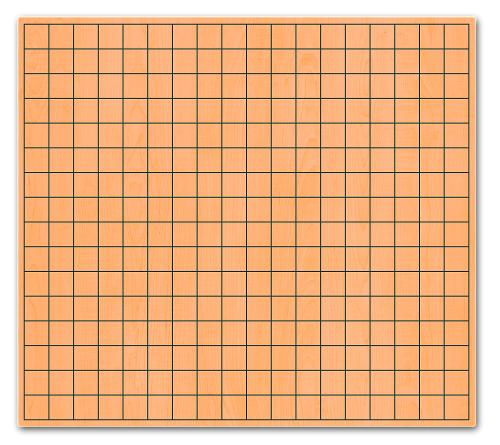
#> input picture pic/weiqi.jpeg, 500 x 445 px
$ jupyter execute findchessboard.ipynb
#> lines starting #> are read from the running program, lines starting #| are printed output that depends on the picture; after the words box and inside, x2 and y2 are one past the last pixel; in counts of white or black regions, pixels touching at a corner belong together
# Hello, _nbpresent_!

[cell 1]
import nbpresent
nbpresent.__version__

【知识目标】
1. 灰度处理
2. 腐蚀，膨胀
3. 阈值处理
4. 边缘检测
5. 霍夫直线检测

【项目描述】

完成五子棋对弈，第一步首先要识别出棋盘，通过图像处理解析图像，利用霍夫变换的直线检测画出实际棋盘。

要识别的图像如下图：

【识别棋盘思路】

1. 读取图片
2. 灰度处理
3. 阈值处理成黑白图
4. 使用膨胀和腐蚀去除干扰的无关边和噪声
5. 边缘检测
6. 霍夫变换识别直线
7. 绘制直线

[cell 2]
import cv2

[cell 3]
import numpy as np

[cell 4]
import copy

[cell 5]
from matplotlib import pyplot as plt

读取图像OpenCV提供了方法cv2.imread来读取图像，该方法支持各种静态图像格式。该方法的语法格为：

    retval=cv2.imread(filename[,flags])

* retval 是返回值，其值就是读取到的图像，如果没有读取到图像，则返回“None”。
* filename表示要读取的图像名字。
* flags是读取标志。没有特殊要求可以不赋值，默认读取出的格式是BGR格式。

[cell 6]
imagechessbord = cv2.imread("./pic/weiqi.jpeg")
#> imagechessbord is the input picture: shape (445, 500, 3); mean B, G, R 135.7, 180.2, 234.6

[cell 7]
gray = cv2.cvtColor(imagechessbord, cv2.COLOR_BGR2GRAY)
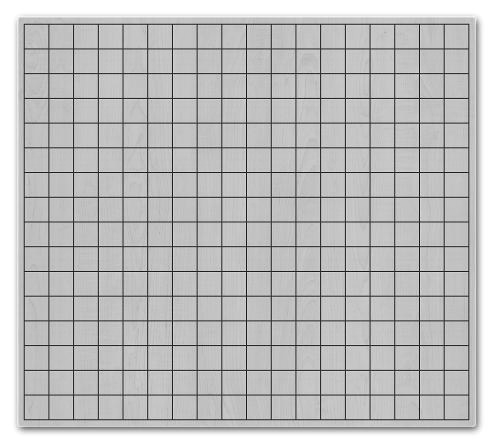
#> gray: shape (445, 500); min 2, max 255, mean 191.4

使用cv2.threshold（）方法进行阈值化处理，该函数的语法格式为：

    retval,dst=cv2.threshold（src,thresh,maxval,type）

* retval代表返回的阈值
* dst代表阈值分割结果图像，与原始图像具有相同的大小和类型。
* src代表要进行阈值分割的图像，可以是多通道的，8位或32位浮点型数值。
* thresh代表要设定的阈值
* maxval代表当type参数为THRESH_BINARY或者THRESH_BINARY_INV类型时，需要设定的最大值。

[cell 8]
ret, thresh1 = cv2.threshold(gray, 127, 255, cv2.THRESH_BINARY_INV)
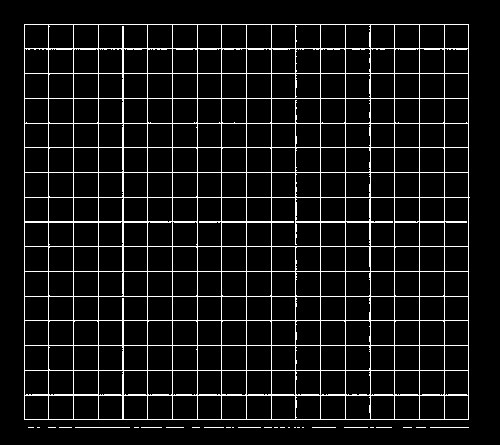
#> thresh1: shape (445, 500); 7.6% white in thin lines or dots, all inside (x1, y1, x2, y2) = (24, 24, 470, 428)

定义3\*3卷积核

[cell 9]
kernel = np.ones((3, 3), np.uint8)

使用方法cv2.dilate（）实现对图像的膨胀操作，该函数的语法结构为,参数与腐蚀相同：

    dst=cv2.dilate（src,kernel[,anchor[,iterations[,borderType[,borderValue]]]]）

[cell 10]
edged = cv2.dilate(thresh1, kernel)
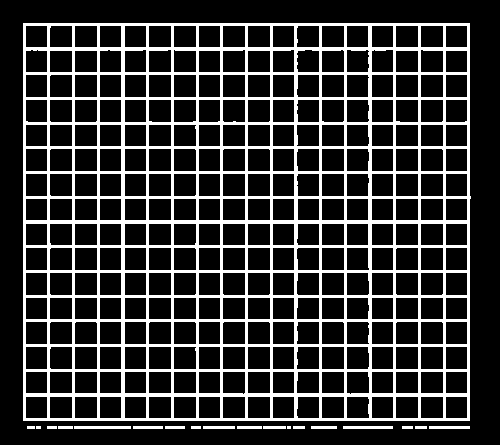
#> edged: shape (445, 500); 20.6% white; 19 white regions (2 under 20 px), largest, box (x1, y1, x2, y2) and area: (23, 23, 471, 421) 44555, (74, 426, 131, 429) 171, (343, 426, 393, 429) 150

使用方法cv2.erode（）实现腐蚀操作，其语法格式为：

    dst=cv2.erode（src,kernel[,anchor[,iterations[,borderType[,borderValue]]]]）

* dst是腐蚀后所输出的目标图像，该图像和原始图像具有同样的类型和大小
* src 是需要进行腐蚀的原始图像，图像的通道数可以是任意的。
* kernel 代表腐蚀操作时所采用的结构类型。它可以自定义生成，也可以通过函数cv2.getStructuringElement（）生成。
* anchor代表element结构中锚点的位置。该值默认为（-1,-1），在核的中心位置。
* iterations是腐蚀操作迭代的次数，该值默认为1，即只进行一次腐蚀操作。
* borderType代表边界样式，一般采用其默认值BORDER_CONSTANT。
* borderValue 是边界值，一般采用默认值。

[cell 11]
edged = cv2.erode(edged, kernel)

[cell 12]
edged = cv2.Canny(edged, 50, 150)
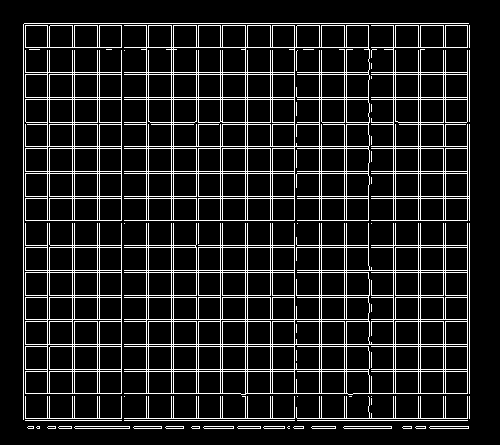
#> edged: shape (445, 500); 12.3% white in thin lines or dots, all inside (x1, y1, x2, y2) = (23, 23, 470, 429)

在pc上时，通常使用opencv的方法显示图像使用cv2.imshow()方法，该方法的语法格式为：

    None = cv2.imshow(winname,mat)

* winname为窗口名称
* mat为要显示的图像

由于需要在网页上显示所以需要使用到matplotlib库，显示图像也是使用imshow方法，和opencv的方法一样，传入图像对象就可以。

[cell 13]
#cv2.imshow('Edges', edged)
plt.figure(figsize=(10,10))
plt.imshow(edged,cmap='gray')

使用方法cv2.HoughLinesP（）实现直线检测，该函数的语法结构为：

    lines=cv2.HoughLinesP(image,rho,theta,threshold,minLineLength,maxLineGap)

* image为输入的图像
* rho为以像素为单位的距离ρ的精度，通常情况使用精度1
* theta是角度θ的精度，一般情况下使用精度π/180，表示要搜索所有可能的角度。
* threshold是阈值。该值越小，判定出的直线就越多。
* minLineLength为接受直线的最小长度值，默认为0。
* maxLineGap为两点最大间隔。默认为0。
* lines是返回值为numpy.ndarray类型的元素构成，但不是直线的ρ和θ，而是两个直线点的坐标位置。

[cell 14]
lines  =  cv2.HoughLinesP(edged,1,np.pi/180,1,minLineLength=160,maxLineGap=15)
#> lines = 68 rows, first 6: [344, 428, 344, 23], [445, 428, 445, 23], [467, 428, 467, 23], [49, 428, 49, 23], [319, 428, 319, 23], [369, 428, 369, 266]

[cell 15]
image_result = np.ones(imagechessbord.shape)

画线OpenCV提供了方法cv2.line()用来绘制直线，该方法的语法格式为：

    img = cv2.line(img,pt1,pt2,color[,thickness[,lineType]])

* img 其值就是要绘制的图像载体，也可以成为画板
* pt1表示线段的第一个点，起点。
* pt2表示线段的第二个点，终点。
* color表示绘制形状的颜色。通常使用BGR模型表示。
* thickness表示线宽
* lineType 表示线条类型。通常使用默认即可。

[cell 16]
for  line  in  lines:
    x1, y1, x2, y2 = line[0]
    cv2.line(imagechessbord,(x1,y1),(x2,y2),(255,0,255),1)
#> this loop made 68 passes
#> (x1, y1, x2, y2) on passes 1 to 12: (344, 428, 344, 23), (445, 428, 445, 23), (467, 428, 467, 23), (49, 428, 49, 23), (319, 428, 319, 23), (369, 428, 369, 266), (346, 428, 346, 23), (418, 428, 418, 23), (443, 428, 443, 23), (23, 419, 23, 24), (247, 428, 247, 23), (173, 428, 173, 23)
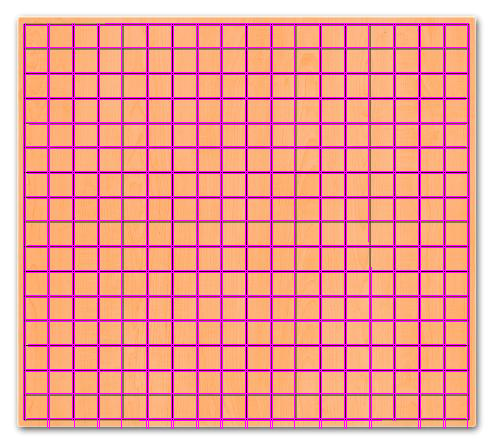
#> imagechessbord: shape (445, 500, 3); 12.01% of pixels changed, all inside (x1, y1, x2, y2) = (23, 23, 470, 429)

[cell 17]
#cv2.imshow('Result', imagechessbord)
plt.imshow(edged,cmap='gray')

在opencv中需要使用等待按键功能来判断是否结束程序，使用cv2.waitKey()方法，当用户按下键盘后，该语句会被执行，并获取返回值。该方法的语法格式为：

    retval = cv2.waitKey([delay])

* retval 是返回值。如果没有按键被按下，则返回-1，如果有按键被按下，则返回按键的ASCII码。
* delay表示等待的时间，单位为毫秒，如果为-1或0比欧式无限等待，默认为0。

[cell 18]
#cv2.waitKey()

在结束程序后需要释放资源，则使用cv2.destroyAllWindows()方法用来释放指定窗口，该方法的语法格式为：

    None = cv2.destroyAllWindows(winname)

*  winname为窗口名称

[cell 19]
#cv2.destroyAllWindows()
#在网页里不用使用如上两个方法

[cell 20]
def showresult(newlinex,newliney,imagechessbord):
    #看效果
    image_result = np.ones(imagechessbord.shape)
    countx = len(newlinex)
    county = len(newliney)
    for i in range(0, countx):
        x1, y1, x2, y2 = newlinex[i]
        cv2.line(image_result, (x1, y1), (x2, y2), (255, 0, 255), 1)

    for i in range(0, county):
        x1, y1, x2, y2 = newliney[i]
        cv2.line(image_result, (x1, y1), (x2, y2), (255, 0, 255), 1)
    #cv2.imshow('Result', image_result)
    #cv2.waitKey()
    #cv2.destroyAllWindows()
    plt.figure(figsize=(10,10))
    plt.imshow(image_result, cmap='gray')

通过最后的效果图可以看出实际识别出来的直线多，并且有些直线没有贯穿整个棋盘，所以还需要把多余的线处理掉，修复过短的直线。

定义保存交点数组，行和列线的数组，使用HoughLinesP识别直线

[cell 21]
crossArr = []
linesx = []
linesy = []

lines = cv2.HoughLinesP(edged, 1, np.pi / 180, 1, minLineLength=160, maxLineGap=15)

根据识别的直线列表，分别保存行和列线

[cell 22]
# 提取出行和列
for line in lines:
    x1, y1, x2, y2 = line[0]
    if x1 == x2:
        linesy.append(line[0])

    elif y1 == y2:
        linesx.append(line[0])
#> after the loop, linesx = 31 items, first 6: [26, 47, 466, 47], [26, 72, 466, 72], [27, 196, 468, 196], [27, 247, 466, 247], [27, 173, 466, 173], [26, 297, 466, 297]; linesy = 37 items, first 6: [344, 428, 344, 23], [445, 428, 445, 23], [467, 428, 467, 23], [49, 428, 49, 23], [319, 428, 319, 23], [369, 428, 369, 266]

[cell 23]
print("row:",linesx)
#> (printed output is left out)
print("column:",linesy)
#> (printed output is left out)

把行列表根据坐标从左到右排序，采用冒泡排序方式坐标值小的在前，大的在后，为了后续计算交点

[cell 24]
# 行和列进行排序
countx = len(linesx)
#> countx = 31

for i in range(countx):  # type: int
    for j in range(0, countx - i - 1):
        if linesx[j][1] > linesx[j + 1][1]:
            linesx[j], linesx[j + 1] = linesx[j + 1], linesx[j]
#> after the loop, linesx = 31 items, first 6: [105, 23, 468, 23], [26, 25, 466, 25], [26, 47, 466, 47], [26, 72, 466, 72], [26, 74, 466, 74], [26, 97, 465, 97]

firstypos = linesx[0][1]#保存第一条行线的y值
#> firstypos = 23
finalypos = linesx[countx - 1][1]#保存最后一条行线的y值
#> finalypos = 420

county = len(linesy)
#> county = 37

for i in range(county):
    for j in range(0, county - i - 1):
        if linesy[j][0] > linesy[j + 1][0]:
            linesy[j], linesy[j + 1] = linesy[j + 1], linesy[j]
#> after the loop, linesy = 37 items, first 6: [23, 419, 23, 24], [25, 420, 25, 23], [47, 427, 47, 23], [49, 428, 49, 23], [72, 420, 72, 23], [74, 427, 74, 23]

firstxpos = linesy[0][0]#保存第一条列线的x值
#> firstxpos = 23
finalxpos = linesy[county - 1][0]#保存最后一条列线的x值
#> finalxpos = 469

[cell 25]
print("sorted row:",linesx)
#> (printed output is left out)
print("sorted column:",linesy)
#> (printed output is left out)

因为有邻近的线，所以需要去掉一个只保留一条线作为棋盘线，根据图像大概两条间距会小于5像素，所以相邻的两条线如果间距小于5像素，就保留前一条，也可以保留后一条。如果相邻的两条线间距大于5，再判断后一条线与相邻线的间距，如果后一条线的间距大于5就保留相邻线，否则抛弃。

[cell 26]
newlinex = []
index = 0
loop = 3
count = len(linesx)
#> count = 31

while index <= count - 1:
    newlinex.append(linesx[index])
    if linesx[index + 1][1] - linesx[index][1] <= 5:
        index += 2
    else:
        index += 1
    if index + 1 == count:  # 如果是前一条边是倒数第2条边或第3条边的情况不会漏掉最后一条边
        newlinex.append(linesx[index])
    if index + 1 >= count:
        if loop > 0:
            index = 0
            loop -= 1
            linesx = copy.deepcopy(newlinex)
            newlinex = []
            count = len(linesx)
        else:
            break
#> this loop made 65 passes
#> loop on passes 17, 33, 49: 2, 1, 0
#> after the loop, count = 17; index = 16; linesx = 17 items, first 6: [105, 23, 468, 23], [26, 47, 466, 47], [26, 72, 466, 72], [26, 97, 465, 97], [26, 122, 466, 122], [26, 146, 465, 146]; loop = 0; newlinex has the same summary as linesx

newliney = []
count = len(linesy)
#> count = 37
index = 0
loop = 3
while index <= count - 1:
    newliney.append(linesy[index])
    if linesy[index + 1][0] - linesy[index][0] <= 5:
        index += 2
    else:
        index += 1
    if index + 1 == count:  # 如果是前一条边是倒数第2条边或第3条边的情况不会漏掉最后一条边
        newliney.append(linesy[index])
    if index + 1 >= count:
        if loop > 0:
            index = 0
            loop -= 1
            linesy = copy.deepcopy(newliney)
            newliney = []
            count = len(linesy)
        else:
            break
#> this loop made 74 passes
#> (loop, count) on passes 20, 38, 56: (2, 20), (1, 19), (0, 19)
#> after the loop, count = 19; index = 18; linesy = 19 items, first 6: [23, 419, 23, 24], [47, 427, 47, 23], [72, 420, 72, 23], [97, 428, 97, 23], [121, 428, 121, 23], [146, 428, 146, 23]; loop = 0; newliney has the same summary as linesy

[cell 27]
#看效果
showresult(newlinex,newliney,imagechessbord)
#> in showresult, `countx = len(newlinex)`: countx = 17
#> in showresult, `county = len(newliney)`: county = 19
#> the loop in showresult, `for i in range(0, countx):` made 17 passes
#> after the loop in showresult, `for i in range(0, countx):`:
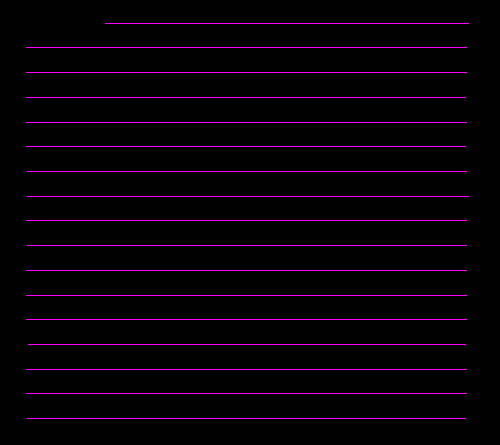
#> image_result: shape (445, 500, 3) float64; mean of channels 0, 1, 2 9.5, 1, 9.5; drawn as B, G, R
#> after the loop in showresult, `for i in range(0, county):`:
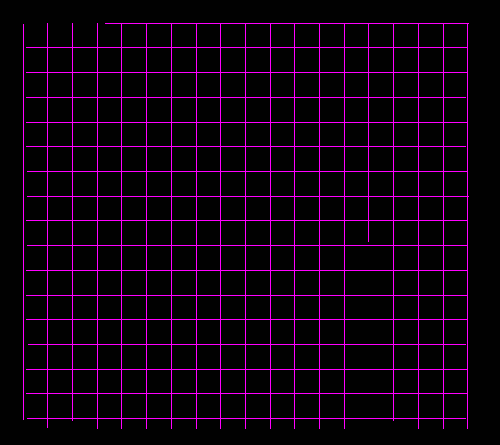
#> image_result: shape (445, 500, 3) float64; 3.24% of pixels changed, all inside (x1, y1, x2, y2) = (23, 23, 468, 429); drawn as B, G, R

通过效果可以看到有线线段很短，没有闭合。所以还需要检查去除多余的线并延长过短的线段

[cell 28]
# 根据长度和宽度，延长过短的线段
countx = len(newlinex)
for i in range(0, countx):
    x1, y1, x2, y2 = newlinex[i]
    # if( abs(x1 -x2) < finalXPos - firstXPos):
    newlinex[i][0] = firstxpos#修改第一个点的x轴值x1
    newlinex[i][2] = finalxpos#修改最后一个点的x轴值x2

county = len(newliney)
for i in range(0, county):
    x1, y1, x2, y2 = newliney[i]
    # if( abs(y1 -y2) < finalYPos - firstYPos):
    newliney[i][1] = firstypos#修改第一个点的y轴值y1
    newliney[i][3] = finalypos#修改最后一个点的y轴值y2

[cell 29]
#看效果
showresult(newlinex,newliney,imagechessbord)
#> after the loop in showresult (call 2), `for i in range(0, county):`:
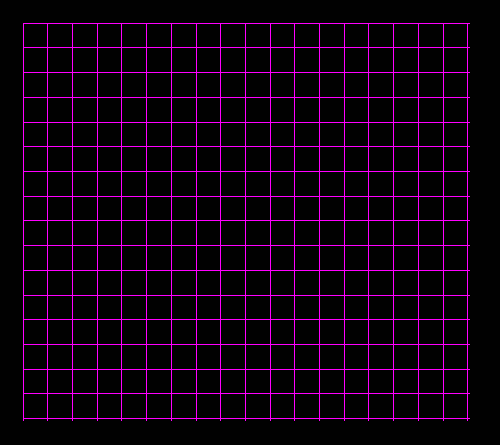
#> image_result: shape (445, 500, 3) float64; mean of channels 0, 1, 2 17.9, 0.9, 17.9; drawn as B, G, R
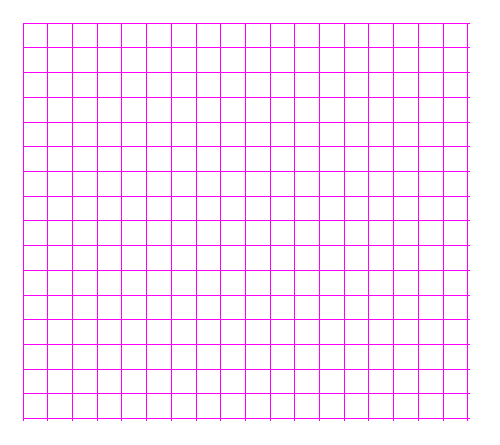
#> shown: shape (445, 500, 3) float64; mean R, G, B 1, 0.933, 1

[cell 30]
#根据线段的坐标计算所有交点并保存在变量crossArr中
for i in range(0, countx):
    temparr = []
    for j in range(0, county):
        temparr.append((newliney[j][0], newlinex[i][1]))
    # cv2.circle(imageResult,(newLineY[j][0],newLineX[i][1]),2,(0,0,255),1)
    crossArr.append(temparr)

[cell 31]
# 根据行的最后一个坐标和列的最后一个坐标，确定行和列的终点。
finalxpos = crossArr[0][county - 1][0]
finalypos = crossArr[countx - 1][0][1]

# 更新把最后行交点和最后一列的交点做为棋盘的终线
countx = len(newlinex)
for i in range(0, countx):
    x1, y1, x2, y2 = newlinex[i]
    # if( abs(x1 -x2) < finalXPos - firstXPos):
    newlinex[i][0] = firstxpos
    newlinex[i][2] = finalxpos

county = len(newliney)
for i in range(0, county):
    x1, y1, x2, y2 = newliney[i]
    # if( abs(y1 -y2) < finalYPos - firstYPos):
    newliney[i][1] = firstypos
    newliney[i][3] = finalypos

[cell 32]
#看效果
showresult(newlinex,newliney,imagechessbord)
#> after the loop in showresult (call 3), `for i in range(0, county):`:
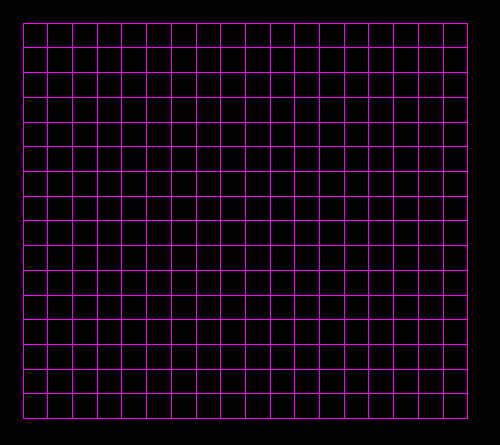
#> image_result: shape (445, 500, 3) float64; mean of channels 0, 1, 2 17.9, 0.9, 17.9; drawn as B, G, R

$ run again, with pic/sigmoidprime.jpeg copied over pic/weiqi.jpeg
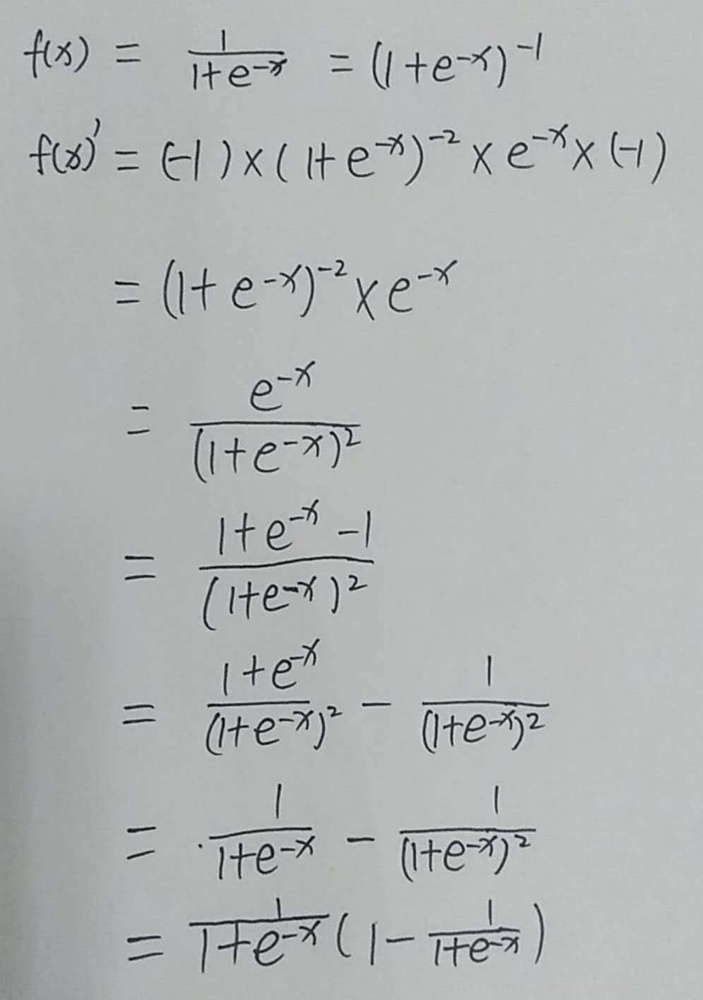
#> input picture pic/sigmoidprime.jpeg, 703 x 1000 px, shrunk from 996 x 1416 before the run
#> imagechessbord is the input picture: shape (1000, 703, 3); mean B, G, R 180.6, 181, 177
#> `ret, thresh1 = cv2.threshold(gray, 127, 255, cv2.THRESH_BINARY_INV)`:
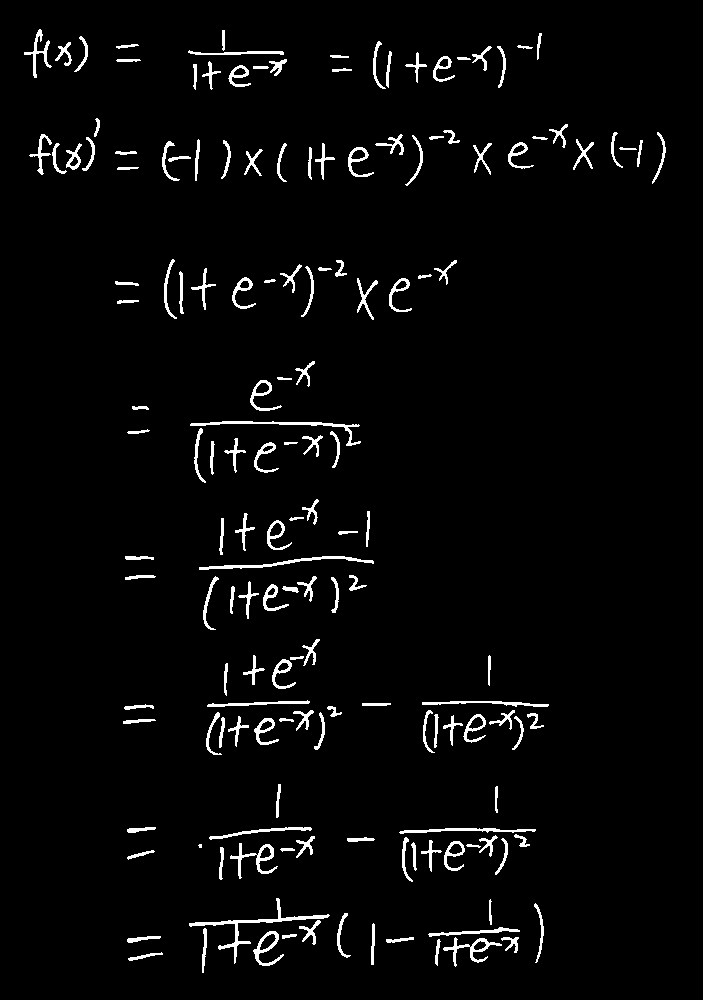
#> thresh1: shape (1000, 703); 3.2% white; 160 white regions (1 under 20 px), largest, box (x1, y1, x2, y2) and area: (189, 898, 330, 964) 770, (190, 421, 361, 446) 565, (199, 556, 374, 570) 538
#> `edged = cv2.Canny(edged, 50, 150)`:
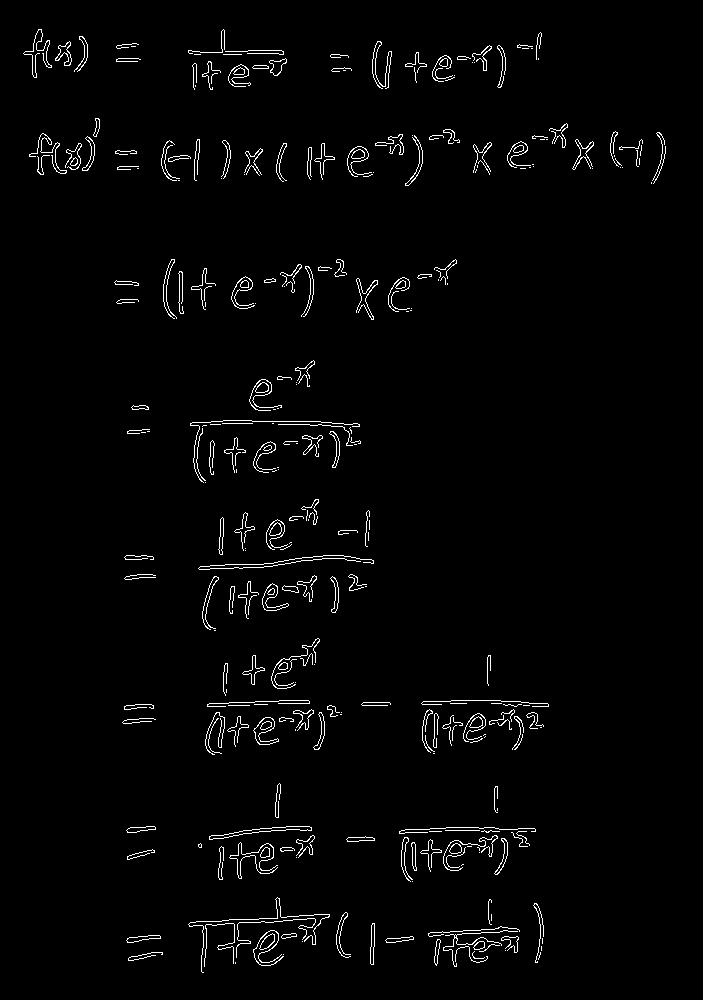
#> edged: shape (1000, 703); 2.1% white in thin lines or dots, all inside (x1, y1, x2, y2) = (23, 29, 666, 973)
#> lines = None
#> `countx = len(newlinex)`: countx = 0
#> after the loop `for i in range(0, countx):`: newlinex = []
